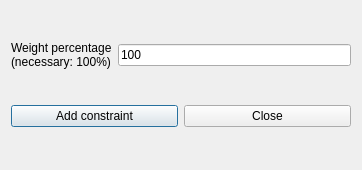
<?xml version="1.0" encoding="UTF-8"?>
<ui version="4.0">
 <class>AddConstraintBasicCompulsoryTimeForm_template</class>
 <widget class="QDialog" name="AddConstraintBasicCompulsoryTimeForm_template">
  <property name="geometry">
   <rect>
    <x>0</x>
    <y>0</y>
    <width>362</width>
    <height>170</height>
   </rect>
  </property>
  <property name="windowTitle">
   <string extracomment="This is the title of the dialog to add a new constraint of this type">Add basic compulsory time</string>
  </property>
  <layout class="QGridLayout" name="gridLayout">
   <item row="0" column="0">
    <layout class="QHBoxLayout" name="horizontalLayout_2">
     <item>
      <widget class="QLabel" name="weightTextLabel">
       <property name="frameShape">
        <enum>QFrame::NoFrame</enum>
       </property>
       <property name="frameShadow">
        <enum>QFrame::Plain</enum>
       </property>
       <property name="text">
        <string>Weight percentage
(necessary: 100%)</string>
       </property>
       <property name="wordWrap">
        <bool>false</bool>
       </property>
      </widget>
     </item>
     <item>
      <widget class="QLineEdit" name="weightLineEdit">
       <property name="text">
        <string>100</string>
       </property>
      </widget>
     </item>
    </layout>
   </item>
   <item row="1" column="0">
    <layout class="QHBoxLayout" name="horizontalLayout">
     <item>
      <widget class="QPushButton" name="addConstraintPushButton">
       <property name="text">
        <string>Add constraint</string>
       </property>
      </widget>
     </item>
     <item>
      <widget class="QPushButton" name="closePushButton">
       <property name="text">
        <string>Close</string>
       </property>
      </widget>
     </item>
    </layout>
   </item>
  </layout>
 </widget>
 <layoutdefault spacing="6" margin="11"/>
 <tabstops>
  <tabstop>weightLineEdit</tabstop>
  <tabstop>addConstraintPushButton</tabstop>
  <tabstop>closePushButton</tabstop>
 </tabstops>
 <resources/>
 <connections/>
</ui>
